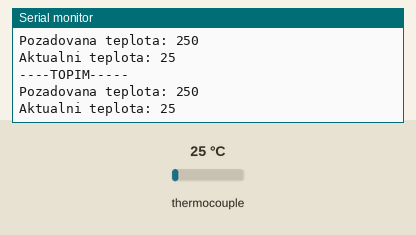
The sketch below on a simulated Arduino Uno, built with avr-gcc and run on an emulated ATmega328P. On the bench: the last lines printed to the serial monitor. The test bench sets the inputs (shaded band); at power-on: thermocouple 25 °C.

Above: at 1.2 s.
1.3 s: thermocouple set to 6 °C
At 2.6 s:
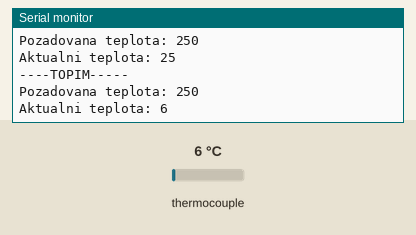
2.8 s: thermocouple set to 75 °C
At 3.8 s:
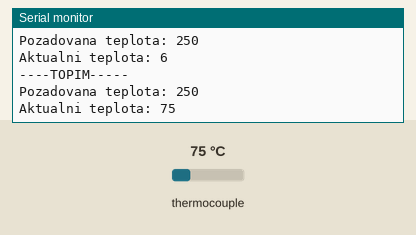
Timing chart, 0 to 5.8 s (numbered marks = the images above; inputs shaded):
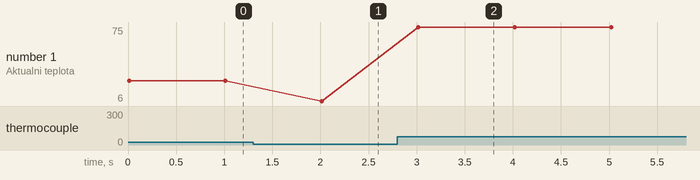

The sketch:

Regulace_teploty.ino
```cpp
/***************************************************
Program pro rizeni topneho elementu na zahrivani nanodratu

VSTUP: informace z MAX31865 = prevodnik odporu PT100/1000 na teplotu (PINY: 10, 11, 12, 13)

VYSTUP: Spinani topeni

 ****************************************************/

#include <Adafruit_MAX31865.h>

// Pouziti softwarove SPI komunikace na pinech: CS, DI, DO, CLK
Adafruit_MAX31865 thermo = Adafruit_MAX31865(10, 11, 12, 13);


// Velikost referencniho rezistoru. Pouziti 430.0 ohm pro PT100 a 4300.0 pro PT1000
#define RREF                                        4300.0
// 'Nominalni' 0-stupnu-Celsia odporu senzoru
// 100.0 pro PT100, 1000.0 pro PT1000
#define RNOMINAL                                    1000.0

//************************* NASTAVENI PINU A PRACE S TEPLOTOU **************************
#define ZADANA_TEPLOTA_PIN                          A0
#define TOPENI_PIN                                  7
#define SIGNALIZACE_ZE_JE_TEPLOTA_SPRAVNA           8
#define TEPLOTNI_KONSTANTA                          0.2932
#define HYSTEREZNI_KONSTANTA_TEPLOTY                8
//**************************************************************************************


//Funkce pro cteni chyby se senzorem, vypisuje do serioveho monitoru
//Bude se volat jen v pripade testovani
void zkontroluj_chybu_v_senzoru(){

  // Pokud neco nefunguje precti chybu
  uint8_t fault = thermo.readFault();
  if (fault) {
    Serial.print("Fault 0x"); Serial.println(fault, HEX);
    if (fault & MAX31865_FAULT_HIGHTHRESH) {
      Serial.println("RTD High Threshold");
    }
    if (fault & MAX31865_FAULT_LOWTHRESH) {
      Serial.println("RTD Low Threshold");
    }
    if (fault & MAX31865_FAULT_REFINLOW) {
      Serial.println("REFIN- > 0.85 x Bias");
    }
    if (fault & MAX31865_FAULT_REFINHIGH) {
      Serial.println("REFIN- < 0.85 x Bias - FORCE- open");
    }
    if (fault & MAX31865_FAULT_RTDINLOW) {
      Serial.println("RTDIN- < 0.85 x Bias - FORCE- open");
    }
    if (fault & MAX31865_FAULT_OVUV) {
      Serial.println("Under/Over voltage");
    }
    thermo.clearFault();
  }
  Serial.println();
}

//Zapni nebo vypni topeni podle toho jaka je aktualni teplota
void ovladej_topeni(uint16_t aktualni_teplota, uint16_t zadana_teplota){

  //Mohou nastat 3 pripady
  //Topeni se muze vypnout, protoze prectena teplota se pohybuje v rozmezi +-HYSTEREZNI_KONSTANTA_TEPLOTY stupnu od teploty
  if((zadana_teplota + HYSTEREZNI_KONSTANTA_TEPLOTY) > aktualni_teplota && aktualni_teplota > (zadana_teplota - HYSTEREZNI_KONSTANTA_TEPLOTY)) {
    Serial.println("----TEPLOTA JE USTALENA, NETOPIM-----");
    Serial.println("");
    digitalWrite(TOPENI_PIN, 0);
    digitalWrite(SIGNALIZACE_ZE_JE_TEPLOTA_SPRAVNA, 1);
  }
  //Topeni zapnout
  else{
    Serial.println("----TOPIM-----");
    Serial.println("");
    digitalWrite(TOPENI_PIN, 1);
    digitalWrite(SIGNALIZACE_ZE_JE_TEPLOTA_SPRAVNA, 0);
  }
  Serial.print("Pozadovana teplota: "); Serial.println(zadana_teplota);
  Serial.print("Aktualni teplota: "); Serial.println(aktualni_teplota);

}

//Definice jako globalni promenne
uint16_t ZADANA_TEPLOTA = 0;

//Nastaveni seriove komunikace s PC a komunikace s MAX31865
void setup() {
  Serial.begin(115200);
  Serial.println("Jitka Stefkova - diplomova prace regulace teploty");

  thermo.begin(MAX31865_3WIRE);  // set to 2WIRE or 4WIRE as necessary

  //********************* NASTAVENI ZADANE TEPLOTY ****************************
  //Pin pro potenciometr, ze ktere se bude cist zadana teplota
  //Ctene hodnoty budou 0 (100 Stupnu celsia) az 1023 (400 Stupnu celsia)
  uint16_t x = analogRead(ZADANA_TEPLOTA_PIN);

  //Ted je potreba provest prepocet na zadanou teplotu
  ZADANA_TEPLOTA = x*TEPLOTNI_KONSTANTA + 100;

  //Pokud by se neco rozbilo, je treba mit osetreno, ze se zadana_teplota nestane moc velkou
  if(ZADANA_TEPLOTA > 400){
    ZADANA_TEPLOTA = 400;
  }
  Serial.print("Pozadovana teplota na regulaci: "); Serial.println(ZADANA_TEPLOTA);


  //***************************************************************************
}


void loop() {
  //*****************************CTENI DAT ZE SENZORU *************************
  uint16_t rtd = thermo.readRTD();
  float ratio = rtd;
  ratio = ratio / 32768;

  uint16_t odpor_pt = RREF*ratio; //Vypocet odporu
  uint16_t teplota_pt = thermo.temperature(RNOMINAL, RREF); // Vypocet teploty

  //***************************** VYPIS NA SERIOVY MONITOR *********************
  //Serial.print("RTD value: "); Serial.println(rtd);
  //Serial.print("Odpor[ohm] = "); Serial.println(odpor_pt,8);
  //Serial.print("Teplota [Celsius] = "); Serial.println(teplota_pt);

  //***************************** KONTROLA CHYB V KOMUNIKACI SE SENZOREM *********************
   //zkontroluj_chybu_v_senzoru();

  //Pokud se v programu dostaneme az sem (a v konzoli neni error)
  //Mame aktualni teplotu a muzeme se zaridit podle toho s topenim
  ovladej_topeni(teplota_pt, ZADANA_TEPLOTA);


  //***************************** CTENI JEDNOU ZA SEKUNDU *********************
  delay(1000);
}
```

Measured:
- after the input at 1.3 s, the serial monitor: prints a new line after 0.71 s (image 1)
- after the input at 2.8 s, the serial monitor: prints a new line after 0.22 s (image 2)
- plotted number 1: 25 → 6 after the input at 1.3 s, 6 → 75 after the input at 2.8 s
